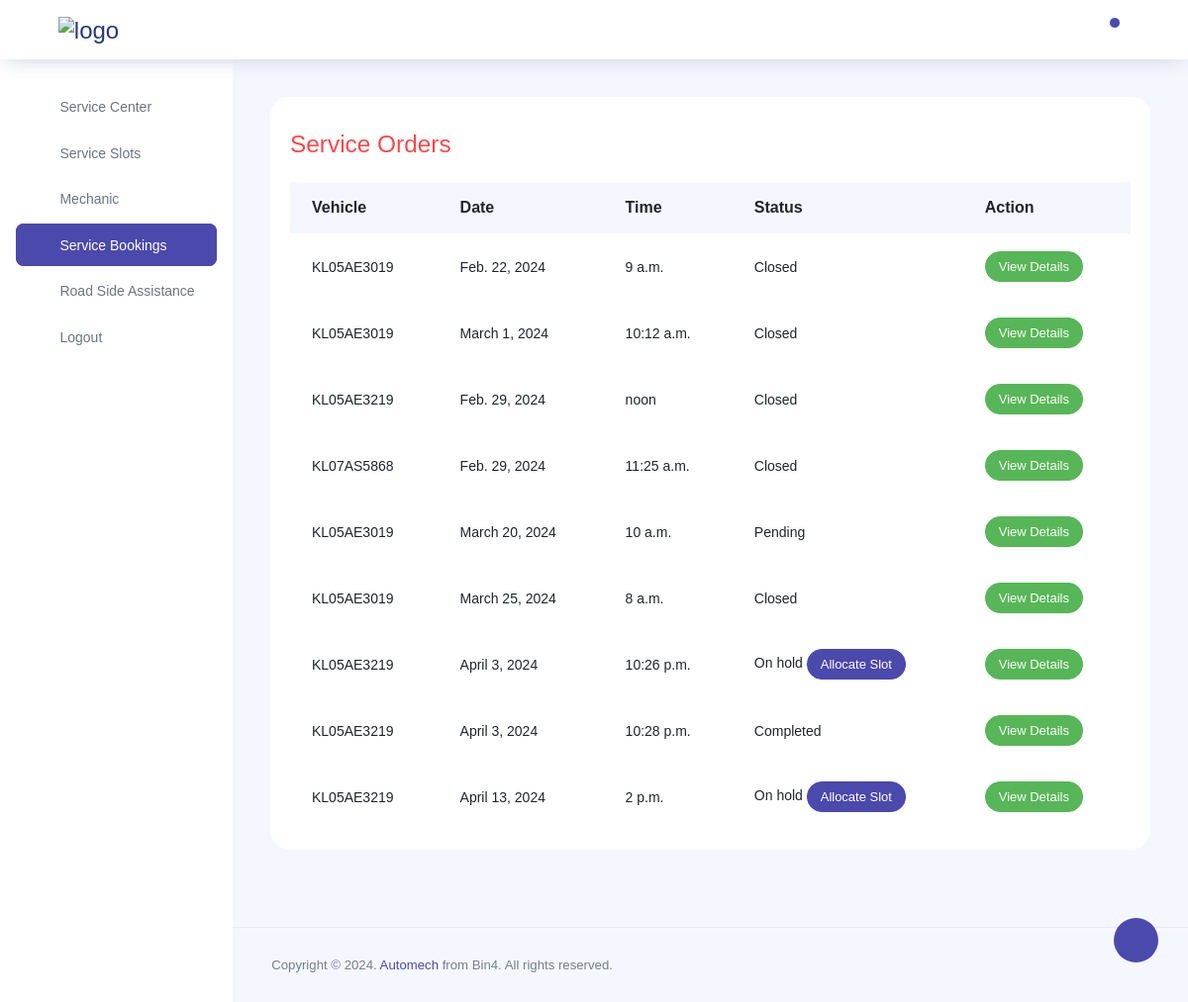
Before: /manager/service/booking/ (signed in) with the older database file.
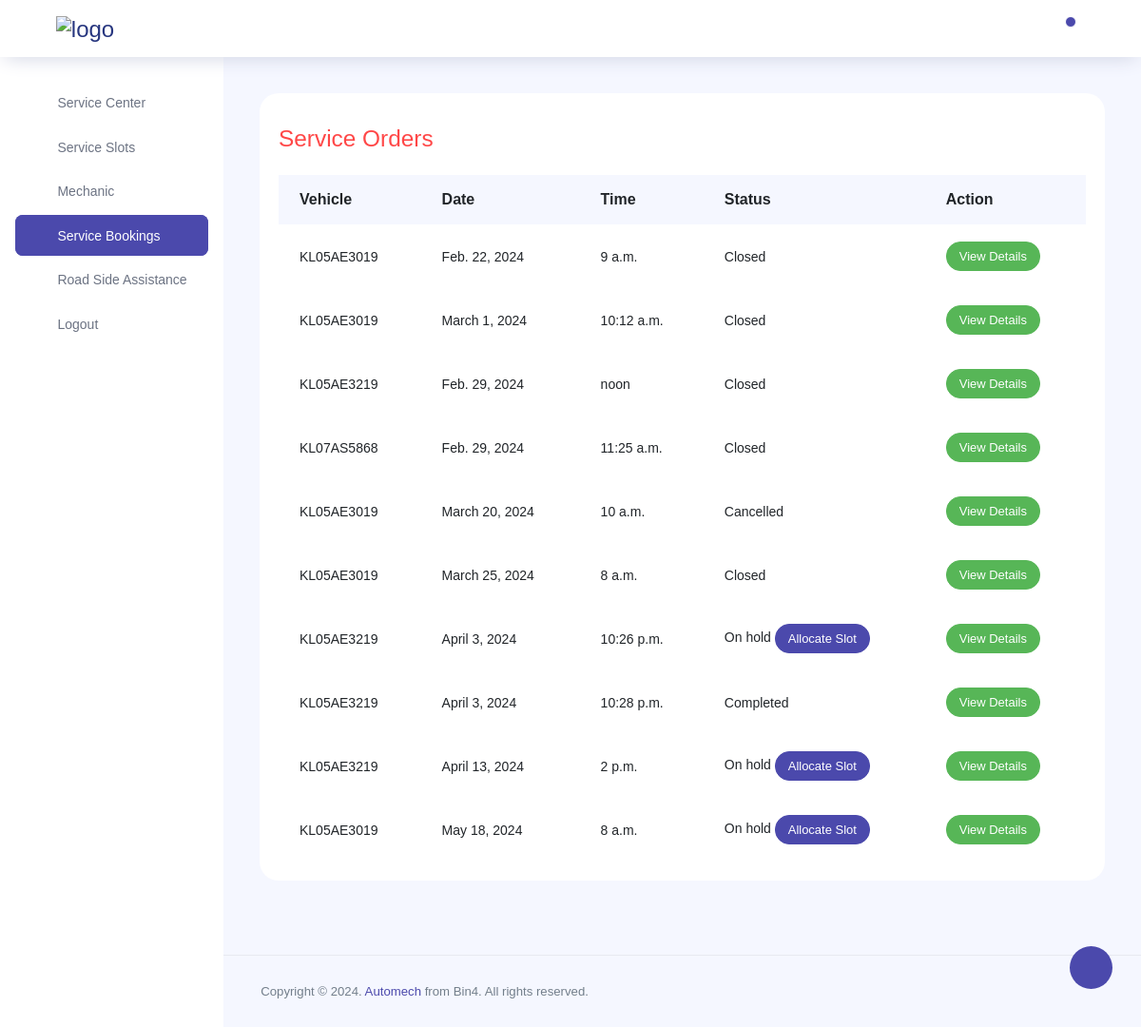
After: the same page with the newer database file.
### client/models.py (models this page shows, shortened)
class ServiceOrder(models.Model):
    STATUS_CHOICES = (
        ('on hold', 'On hold'),
        ('pending', 'Pending'),
        ('processing', 'Processing'),
        ('completed', 'Completed'),
        ('cancelled', 'Cancelled'),
        ('closed', 'Closed'),
    )
    TYPE_CHOICES = (
        ('normal', 'Normal'),
        ('rsa', 'Rsa'),
    )
    vehicle = models.ForeignKey(Vehicleinfo, on_delete=models.CASCADE)
    service_center = models.ForeignKey(ServiceCenter, on_delete=models.CASCADE)
    date = models.DateField()
    time = models.TimeField()
    slug = models.SlugField(unique=True, default=uuid.uuid4, editable=False, max_length=36)
    status = models.CharField(max_length=20, choices=STATUS_CHOICES, default='on hold')
    service_slot = models.ForeignKey(ServicesSlots, on_delete=models.SET_NULL, null=True, blank=True)
    razorpay_payment_id=models.CharField(max_length=100,null=True,blank=True)
    razorpay_order_id=models.CharField(max_length=100, null=True,blank=True)
    razorpay_signature=models.CharField(max_length=100, null=True,blank=True)
    price = models.DecimalField(max_digits=10, decimal_places=2,null=True,blank=True)
    service_type = models.CharField(max_length=20, choices=TYPE_CHOICES, default='normal')

class Vehicleinfo(models.Model):
    client = models.ForeignKey(User, on_delete=models.CASCADE)
    model_variant = models.ForeignKey(ModelVariant, on_delete=models.CASCADE)
    vehicle_Regno = models.CharField(max_length=20, unique=True)

### client/manager_views.py (the view)
# urls.py: path('service/booking/',views.manager_bookings,name="manager_booking"),
@manager_required
@cache_control(no_cache=True, must_revalidate=True, no_store=True, max_age=0)
def manager_bookings(request):
    user = request.user
    center = ServiceCenter.objects.get(manager = user)
    service_orders = ServiceOrder.objects.filter(service_center=center)
    order_items =ServiceOrderItem.objects.all()
    active_service_slots = ServicesSlots.objects.filter(service_center=center,allocated_mech__isnull=False)
    print(active_service_slots)
    context = {
        'service_orders': service_orders,
        'orderitems' : order_items,
        'active_service_slots':active_service_slots
    }
    return render(request, 'manager/manager_booking.html',context)

### client/models.py (called while the page is built)
    def __str__(self):
        return self.make_name

    def __str__(self):
        return f"{self.model.model_name} - {self.variant_name}"

    def __str__(self):
        return self.service_name

    def __str__(self):
        return f"{self.slotname} - {self.service_center.place} - {self.allocated_mech.get_full_name()} - {self.status}"

### templates/manager/manager_booking.html (shortened to what this page needs)
{% extends 'manager/managerbase.html' %}
{% block content %}
  {% load static %}
  <div class="row">
    <div class="col-md-12 grid-margin stretch-card">
      <div class="card">
        <div class="card-body">
          <h3 class="text-danger mt-3">Service Orders</h3>
          <br />
          {% if service_orders %}
            <table class="table table-striped table-borderless">
              <tr>
                <th scope="col">Vehicle</th>
                <th scope="col">Date</th>
                <th scope="col">Time</th>
                <th scope="col">Status</th>
                <th scope="col">Action</th>
              </tr>
              {% for service_order in service_orders %}
                <tr>
                  <td>{{ service_order.vehicle.vehicle_Regno }}</td>
                  <td>{{ service_order.date }}</td>
                  <td>{{ service_order.time }}</td>
                  <td>
                    {{ service_order.status.capitalize }}
                    {% if service_order.status == 'on hold' %}
                      <button type="button" class="btn btn-primary btn-sm" data-toggle="modal" data-target="#exampleModal{{ service_order.slug }}">Allocate Slot</button>
                    {% endif %}
                  </td>
                  <td data-toggle="collapse" data-target="#details{{ service_order.slug }}" class="clickable">
                    <button class="btn btn-success btn-sm">View Details</button>
                  </td>
                </tr>
              {% endfor %}
            </table>
          {% endif %}
        </div>
      </div>
    </div>
  </div>
{% endblock %}

Changed rows visible on the page:
changed ServiceOrder: status "Pending" → "Cancelled"
added ServiceOrder: vehicle.vehicle_Regno "KL05AE3019", date "May 18, 2024", time "8 a.m.", status "On hold"
